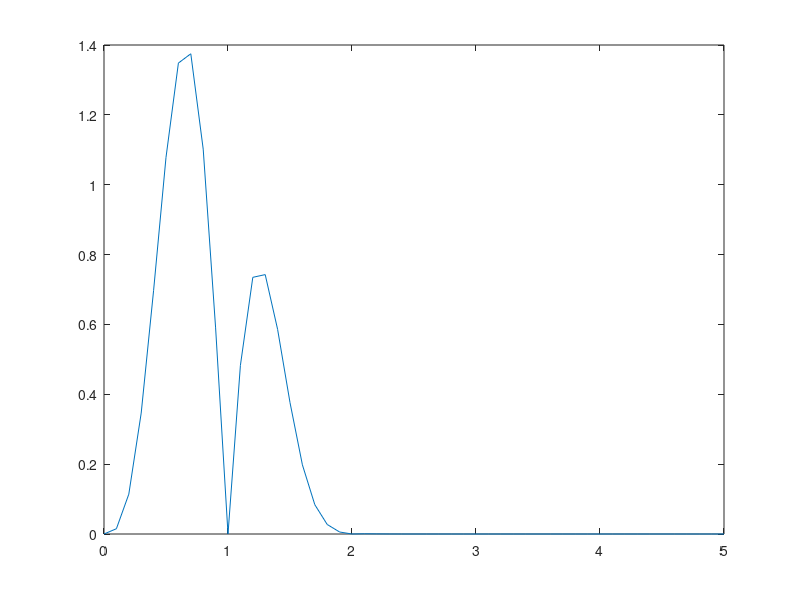
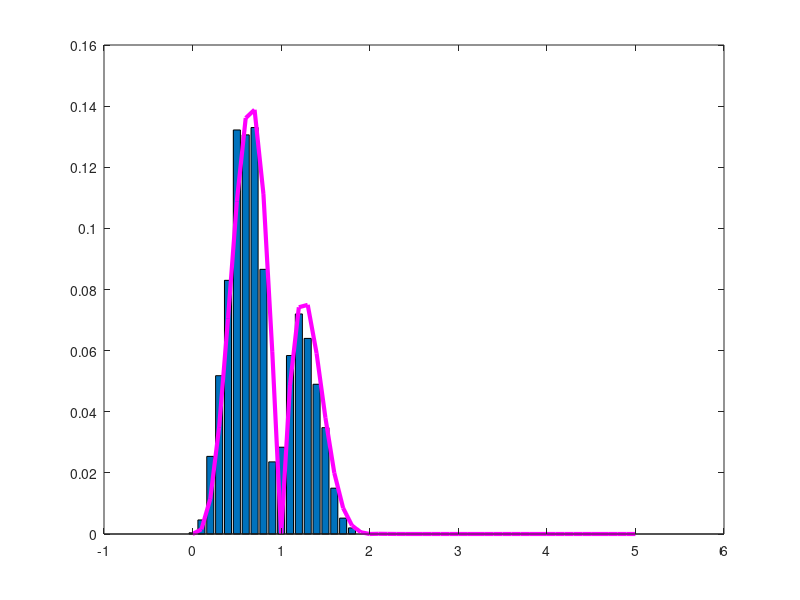

Write the MATLAB code that produced these figures, in order.
%homework 3 Problem1
% we are going to use exponential distribution as proposal denstiy

clear all;
f0=inline('x.^2.*abs(sin(pi*x)).*exp(-x.^3)','x');

c=quad(f0,0,4); 

f=inline('x.^2.*abs(sin(pi*x)).*exp(-x.^3)/c','x','c');

%q function

t=0:0.1:5;
%plot the density function of f(x);
plot(t,f(t,c));

% the M-H algorithm
K=5000;
x=zeros(1,K);
x(1)=0.5;

for k=2:K
    y=exprnd(1);
    rho=min((f(y,c)*exp(-x(k-1)))/(f(x(k-1),c)*exp(-y)),1);
    U=rand;
    x(k)=y*(U<rho) + x(k-1)*(U>rho);
end;

%compute histogram

h=histc(x,t)/K;

figure(2);
bar(t,h);hold on;
plot(t,f(t,c)/sum(f(t,c)),'m','linewidth',3);

ex=mean(x);
varx=var(x);
